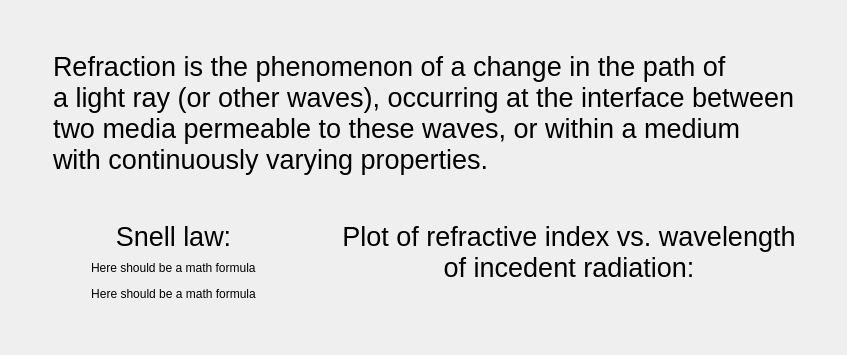
          <widget class="QWidget" name="slide1">
           <layout class="QVBoxLayout" name="verticalLayout_20">
            <item>
             <spacer name="vtSpacer_slide1">
              <property name="orientation">
               <enum>Qt::Orientation::Vertical</enum>
              </property>
              <property name="sizeType">
               <enum>QSizePolicy::Policy::Fixed</enum>
              </property>
              <property name="sizeHint" stdset="0">
               <size>
                <width>20</width>
                <height>40</height>
               </size>
              </property>
             </spacer>
            </item>
            <item>
             <layout class="QHBoxLayout" name="hLayout_definition_slide1">
              <item>
               <spacer name="hlSpacer_definition_slide1">
                <property name="orientation">
                 <enum>Qt::Orientation::Horizontal</enum>
                </property>
                <property name="sizeHint" stdset="0">
                 <size>
                  <width>40</width>
                  <height>20</height>
                 </size>
                </property>
               </spacer>
              </item>
              <item>
               <widget class="QLabel" name="label_definition_slide1">
                <property name="font">
                 <font>
                  <pointsize>20</pointsize>
                 </font>
                </property>
                <property name="text">
                 <string>Refraction is the phenomenon of a change in the path of
a light ray (or other waves), occurring at the interface between
two media permeable to these waves, or within a medium
with continuously varying properties.</string>
                </property>
                <property name="alignment">
                 <set>Qt::AlignmentFlag::AlignLeading|Qt::AlignmentFlag::AlignLeft|Qt::AlignmentFlag::AlignVCenter</set>
                </property>
               </widget>
              </item>
              <item>
               <spacer name="hrSpacer_definition_slide1">
                <property name="orientation">
                 <enum>Qt::Orientation::Horizontal</enum>
                </property>
                <property name="sizeHint" stdset="0">
                 <size>
                  <width>40</width>
                  <height>20</height>
                 </size>
                </property>
               </spacer>
              </item>
             </layout>
            </item>
            <item>
             <spacer name="vmSpacer_slide1">
              <property name="orientation">
               <enum>Qt::Orientation::Vertical</enum>
              </property>
              <property name="sizeType">
               <enum>QSizePolicy::Policy::Fixed</enum>
              </property>
              <property name="sizeHint" stdset="0">
               <size>
                <width>20</width>
                <height>40</height>
               </size>
              </property>
             </spacer>
            </item>
            <item>
             <layout class="QHBoxLayout" name="horizontalLayout_6">
              <item>
               <spacer name="hlSpacer_media_slide1">
                <property name="orientation">
                 <enum>Qt::Orientation::Horizontal</enum>
                </property>
                <property name="sizeType">
                 <enum>QSizePolicy::Policy::Fixed</enum>
                </property>
                <property name="sizeHint" stdset="0">
                 <size>
                  <width>40</width>
                  <height>20</height>
                 </size>
                </property>
               </spacer>
              </item>
              <item>
               <layout class="QVBoxLayout" name="verticalLayout_17">
                <item>
                 <widget class="QLabel" name="label_snell1_slide1">
                  <property name="font">
                   <font>
                    <pointsize>20</pointsize>
                   </font>
                  </property>
                  <property name="text">
                   <string>Snell law:</string>
                  </property>
                  <property name="alignment">
                   <set>Qt::AlignmentFlag::AlignCenter</set>
                  </property>
                 </widget>
                </item>
                <item>
                 <layout class="QHBoxLayout" name="horizontalLayout_5">
                  <item>
                   <spacer name="horizontalSpacer_3">
                    <property name="orientation">
                     <enum>Qt::Orientation::Horizontal</enum>
                    </property>
                    <property name="sizeHint" stdset="0">
                     <size>
                      <width>40</width>
                      <height>20</height>
                     </size>
                    </property>
                   </spacer>
                  </item>
                  <item>
                   <widget class="QLabel" name="label_snell2_slide1">
                    <property name="text">
                     <string>Here should be a math formula</string>
                    </property>
                   </widget>
                  </item>
                  <item>
                   <spacer name="horizontalSpacer_5">
                    <property name="orientation">
                     <enum>Qt::Orientation::Horizontal</enum>
                    </property>
                    <property name="sizeHint" stdset="0">
                     <size>
                      <width>40</width>
                      <height>20</height>
                     </size>
                    </property>
                   </spacer>
                  </item>
                 </layout>
                </item>
                <item>
                 <layout class="QHBoxLayout" name="glWidgetLayout_slide1"/>
                </item>
                <item>
                 <layout class="QHBoxLayout" name="horizontalLayout_4">
                  <item>
                   <spacer name="horizontalSpacer_4">
                    <property name="orientation">
                     <enum>Qt::Orientation::Horizontal</enum>
                    </property>
                    <property name="sizeHint" stdset="0">
                     <size>
                      <width>40</width>
                      <height>20</height>
                     </size>
                    </property>
                   </spacer>
                  </item>
                  <item>
                   <widget class="QLabel" name="label_snell3_slide1">
                    <property name="text">
                     <string>Here should be a math formula</string>
                    </property>
                    <property name="alignment">
                     <set>Qt::AlignmentFlag::AlignCenter</set>
                    </property>
                   </widget>
                  </item>
                  <item>
                   <spacer name="horizontalSpacer_9">
                    <property name="orientation">
                     <enum>Qt::Orientation::Horizontal</enum>
                    </property>
                    <property name="sizeHint" stdset="0">
                     <size>
                      <width>40</width>
                      <height>20</height>
                     </size>
                    </property>
                   </spacer>
                  </item>
                 </layout>
                </item>
               </layout>
              </item>
              <item>
               <spacer name="hSpacer_media_slide1">
                <property name="orientation">
                 <enum>Qt::Orientation::Horizontal</enum>
                </property>
                <property name="sizeType">
                 <enum>QSizePolicy::Policy::Fixed</enum>
                </property>
                <property name="sizeHint" stdset="0">
                 <size>
                  <width>40</width>
                  <height>20</height>
                 </size>
                </property>
               </spacer>
              </item>
              <item>
               <layout class="QVBoxLayout" name="vLayout_qwt_slide1">
                <item>
                 <widget class="QLabel" name="label_qwt_slide1">
                  <property name="font">
                   <font>
                    <pointsize>20</pointsize>
                   </font>
                  </property>
                  <property name="text">
                   <string>Plot of refractive index vs. wavelength
of incedent radiation:</string>
                  </property>
                  <property name="alignment">
                   <set>Qt::AlignmentFlag::AlignCenter</set>
                  </property>
                 </widget>
                </item>
                <item>
                 <widget class="QWidget" name="qwtWidget_slide1" native="true"/>
                </item>
               </layout>
              </item>
              <item>
               <spacer name="hrSpacer_media_slide1">
                <property name="orientation">
                 <enum>Qt::Orientation::Horizontal</enum>
                </property>
                <property name="sizeType">
                 <enum>QSizePolicy::Policy::Fixed</enum>
                </property>
                <property name="sizeHint" stdset="0">
                 <size>
                  <width>40</width>
                  <height>20</height>
                 </size>
                </property>
               </spacer>
              </item>
             </layout>
            </item>
            <item>
             <spacer name="vbSpacer_slide1">
              <property name="orientation">
               <enum>Qt::Orientation::Vertical</enum>
              </property>
              <property name="sizeType">
               <enum>QSizePolicy::Policy::Fixed</enum>
              </property>
              <property name="sizeHint" stdset="0">
               <size>
                <width>20</width>
                <height>40</height>
               </size>
              </property>
             </spacer>
            </item>
           </layout>
          </widget>
